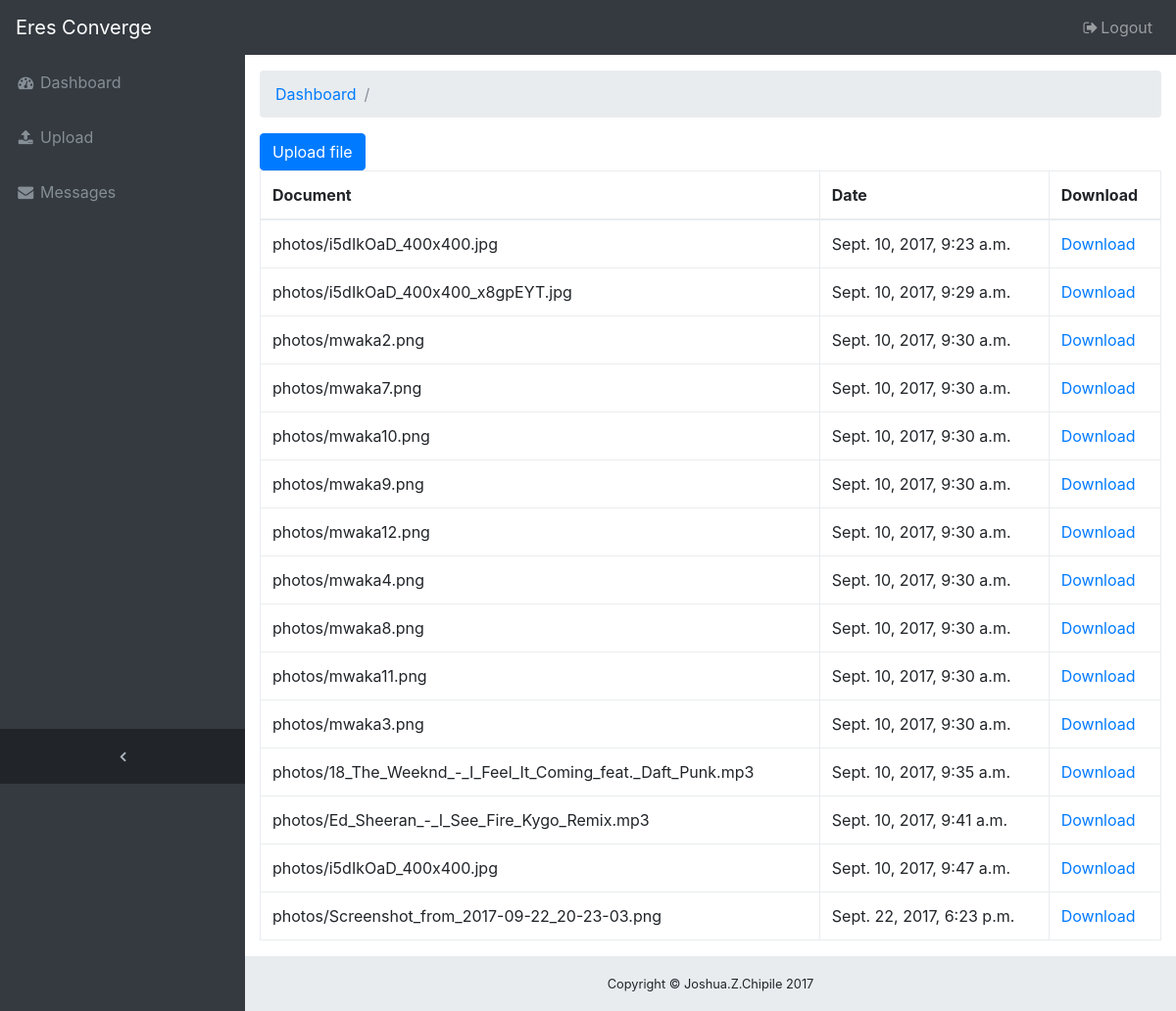
Before: /upload/ with the older database file.
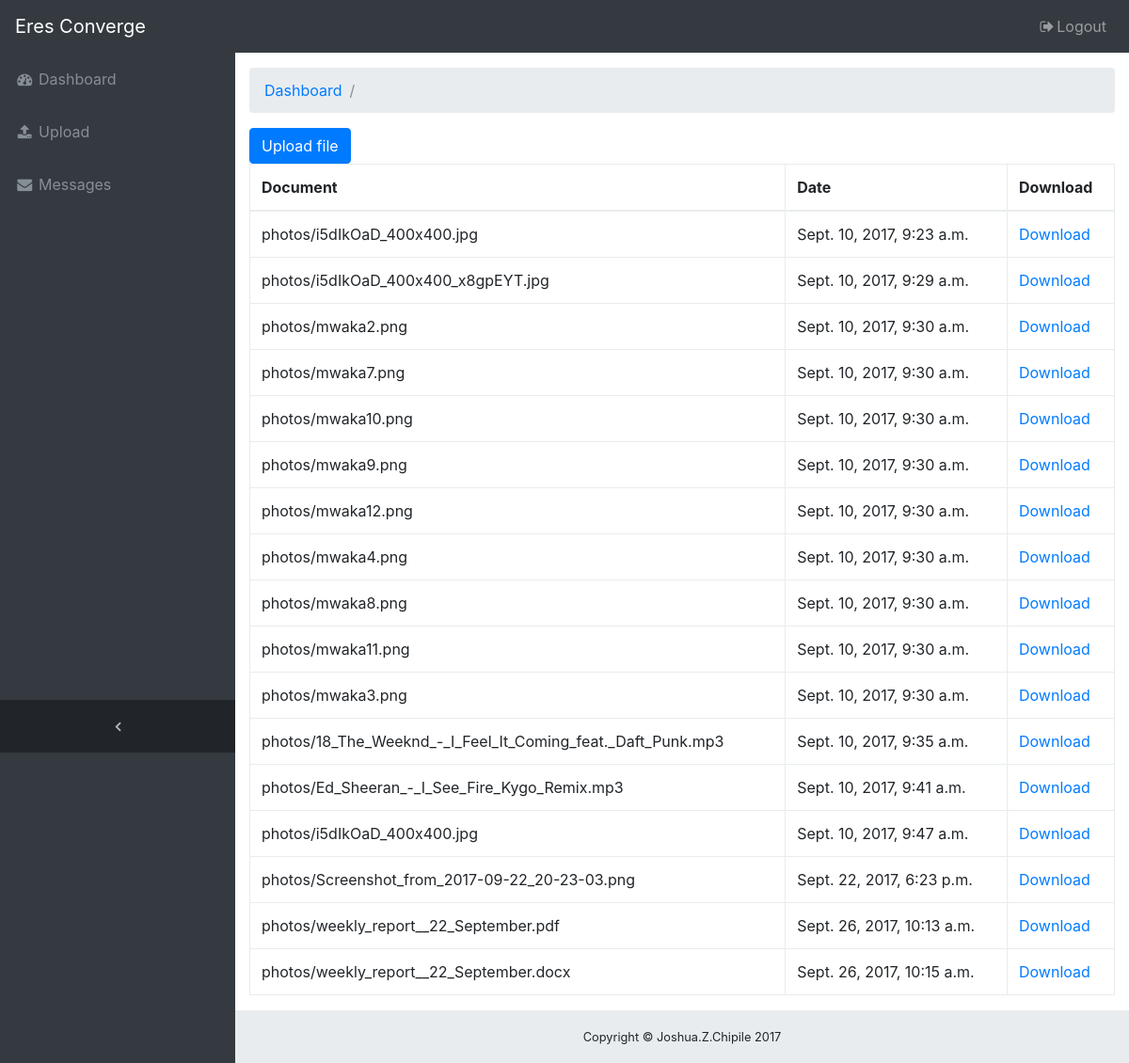
After: the same page with the newer database file.
### eresapp/models.py (models this page shows)
class Photo(models.Model):
    title = models.CharField(max_length=255, blank=True)
    file = models.FileField(upload_to='photos/')
    uploaded_at = models.DateTimeField(auto_now_add=True)

### eresapp/views.py (the view, shortened to what this page needs)
# urls.py: url(r'^upload/$', views.UploadView.as_view(), name='upload'),
class UploadView(View):
    def get(self, request):
        document_list = Photo.objects.all()
        return render(self.request, 'site/uploads.html', {'photos': document_list})

### eresapp/templates/site/uploads.html (shortened to what this page needs)
{% extends 'site/base3.html' %}
{% block content %}
      <ol class="breadcrumb">
        <li class="breadcrumb-item">
          <a href="#">Dashboard</a>
        </li>
        <li class="breadcrumb-item active">{{user.username}}</li>
      </ol>
<button type="button" class="btn btn-primary js-upload-photos">
  Upload file
</button>
<table id="gallery" class="table table-bordered">
  <thead>
    <tr>
      <th>Document</th>
      <th>Date</th>
      <th>Download</th>
    </tr>
  </thead>
  <tbody>
    {% for photo in photos %}
      <tr>
        <td>{{ photo.file.name }}</td>
	<td>{{photo.uploaded_at}}</td>
	<td><a href="{{ photo.file.url }}">Download</a></td>
      </tr>
    {% endfor %}
  </tbody>
</table>
{% endblock  %}

### eresapp/templates/site/base3.html (shortened to what this page needs)
{% load static %}
<!DOCTYPE html>
<html lang="en">
  <head>
    <link href="{% static 'css/css/bootstrap.min.css' %}" rel="stylesheet">
    <link href="{% static 'css/font-awesome.min.css' %}" rel="stylesheet" type="text/css">
    <link href="{% static 'css/sb-admin.css'  %}" rel="stylesheet">
  </head>
  <body class="fixed-nav sticky-footer bg-dark" id="page-top">
    <nav class="navbar navbar-expand-lg navbar-dark bg-dark fixed-top" id="mainNav">
      <a class="navbar-brand" href="{% url 'home' %}">Eres Converge</a>
      <div class="collapse navbar-collapse" id="navbarResponsive">
        <ul class="navbar-nav navbar-sidenav" id="exampleAccordion">
          <li class="nav-item" data-toggle="tooltip" data-placement="right" title="Dashboard">
            <a class="nav-link" href="{%url 'dashboard'%}">
              <i class="fa fa-fw fa-dashboard"></i>
              <span class="nav-link-text">Dashboard</span>
            </a>
          </li>
          <li class="nav-item" data-toggle="tooltip" data-placement="right" title="Upload">
            <a class="nav-link" href="{%url 'upload'%}">
              <i class="fa fa-fw fa-upload"></i>
              <span class="nav-link-text">Upload</span>
            </a>
          </li>
          <li class="nav-item" data-toggle="tooltip" data-placement="right" title="Messages">
            <a class="nav-link" href="">
              <i class="fa fa-fw fa-envelope"></i>
              <span class="nav-link-text">Messages</span>
            </a>
          </li>
        </ul>
        <ul class="navbar-nav sidenav-toggler">
          <li class="nav-item">
            <a class="nav-link text-center" id="sidenavToggler">
              <i class="fa fa-fw fa-angle-left"></i>
            </a>
          </li>
        </ul>
        <ul class="navbar-nav ml-auto">
        <li class="nav-item">
            <a class="nav-link" href="{%url 'logout' %}">
              <i class="fa fa-fw fa-sign-out"></i>Logout</a>
          </li>
        </ul>
      </div>
    </nav>
  <div class="content-wrapper">
    <div class="container-fluid">
    {% block content %}
    {% endblock %}
  </div>
</div>
<footer class="sticky-footer">
  <div class="container">
    <div class="text-center">
      <small>Copyright © Joshua.Z.Chipile 2017</small>
    </div>
  </div>
</footer>
</body>
</html>

### eresapp/static/css/sb-admin.css (style rules this page uses)
html { position: relative; min-height: 100%; }
body { overflow-x: hidden; }
body.sticky-footer { margin-bottom: 56px; }
body.sticky-footer .content-wrapper { min-height: calc(100vh - 56px - 56px); }
body.fixed-nav { padding-top: 56px; }
.content-wrapper { min-height: calc(100vh - 56px); padding-top: 1rem; }
#mainNav .navbar-collapse { overflow: auto; max-height: 75vh; }
#mainNav .navbar-collapse .navbar-nav .nav-item .nav-link { cursor: pointer; }
#mainNav .navbar-collapse .sidenav-toggler { display: none; }
@media (min-width: 992px) { #mainNav .navbar-brand { width: 250px; } }
@media (min-width: 992px) { #mainNav .navbar-collapse { overflow: visible; max-height: none; } }
@media (min-width: 992px) { #mainNav .navbar-collapse .navbar-sidenav { position: absolute; top: 0; left: 0; overflow-x: hidden; overflow-y: auto; -webkit-flex-direction: column; -ms-flex-direction: column; flex-direction: column; margin-top: 56px; } }
@media (min-width: 992px) { #mainNav .navbar-collapse .navbar-sidenav > .nav-item { width: 250px; padding: 0; } }
@media (min-width: 992px) { #mainNav .navbar-collapse .navbar-sidenav > .nav-item > .nav-link { padding: 1em; } }
#mainNav.fixed-top .sidenav-toggler { display: none; }
@media (min-width: 992px) { #mainNav.fixed-top .navbar-sidenav { height: calc(100vh - 112px); } }
@media (min-width: 992px) { #mainNav.fixed-top .sidenav-toggler { position: absolute; top: 0; left: 0; display: flex; overflow-x: hidden; overflow-y: auto; -webkit-flex-direction: column; -ms-flex-direction: column; flex-direction: column; margin-top: calc(100vh - 56px); } }
@media (min-width: 992px) { #mainNav.fixed-top .sidenav-toggler > .nav-item { width: 250px; padding: 0; } }
@media (min-width: 992px) { #mainNav.fixed-top .sidenav-toggler > .nav-item > .nav-link { padding: 1em; } }
#mainNav.fixed-top.navbar-dark .sidenav-toggler { background-color: #212529; }
#mainNav.fixed-top.navbar-dark .sidenav-toggler a i { color: #adb5bd; }
.content-wrapper { overflow-x: hidden; background: white; }
@media (min-width: 992px) { .content-wrapper { margin-left: 250px; } }
#sidenavToggler i { font-weight: 800; }
#mainNav.navbar-dark .navbar-collapse .navbar-sidenav > .nav-item > .nav-link { color: #868e96; }
@media (min-width: 992px) { #mainNav.navbar-dark .navbar-collapse .navbar-sidenav { background: #343a40; } }
footer.sticky-footer { position: absolute; right: 0; bottom: 0; width: 100%; height: 56px; background-color: #e9ecef; line-height: 55px; }
@media (min-width: 992px) { footer.sticky-footer { width: calc(100% - 250px); } }

Changed rows visible on the page:
added Photo: file.name "photos/weekly_report__22_September.pdf", uploaded_at "Sept. 26, 2017, 10:13 a.m."
added Photo: file.name "photos/weekly_report__22_September.docx", uploaded_at "Sept. 26, 2017, 10:15 a.m."
